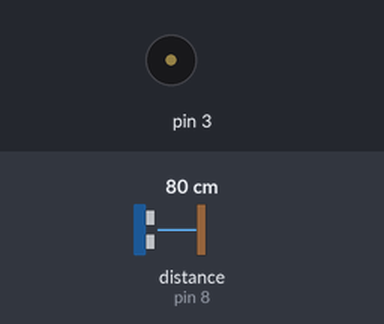
The sketch below on a simulated Arduino Uno, built with avr-gcc and run on an emulated ATmega328P. Parts: buzzer (waves = sounding). The inputs (shaded band) are chosen by the test bench; at power-on: distance to the obstacle (sensor on pin 8) 80 cm. The echo pulse lasts 58.3 µs per cm.

Above: at 1.2 s.
1.3 s: distance to the obstacle (sensor on pin 8) set to 2 cm
At 1.55 s:
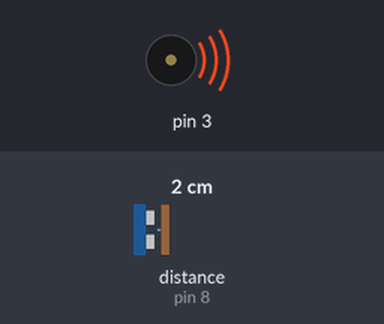
4.3 s: distance to the obstacle (sensor on pin 8) set to 18 cm
At 4.9 s:
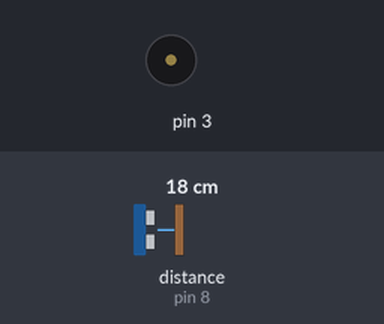
Timing chart, 0 to 13.3 s (numbered marks = the images above; inputs shaded):
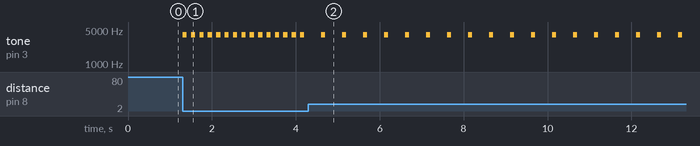

The sketch:

sensorEstacionamentoComFalsaThread.ino
```cpp
#include <Ultrasonic.h>
Ultrasonic ultrasonic(9,8); // (Trig PIN,Echo PIN)

unsigned long ultimoBip;

void setup() {}

void loop(){
  float medida = ultrasonic.Ranging(CM);
  int atraso;
  if(medida >= 40){
     atraso = 2000;
  }else if(medida >= 30){
     atraso = 1500;
  }else if(medida >= 20){
     atraso = 1000;
  }else if(medida >= 10){
     atraso = 500;
  }else{
     atraso = 200;
  }

  if(millis() - ultimoBip >= atraso){
    tone(3, 4000, 100);
    ultimoBip = millis();
  }
}
```

Measured:
- after the input at 1.3 s, tone on pin 3: alternates 4000 Hz for 0.10 s and silent for 0.10 s, starting at once
- after the input at 4.3 s, tone on pin 3: alternates 4000 Hz for 0.10 s and silent for 0.40 s, starting after 0.31 s
